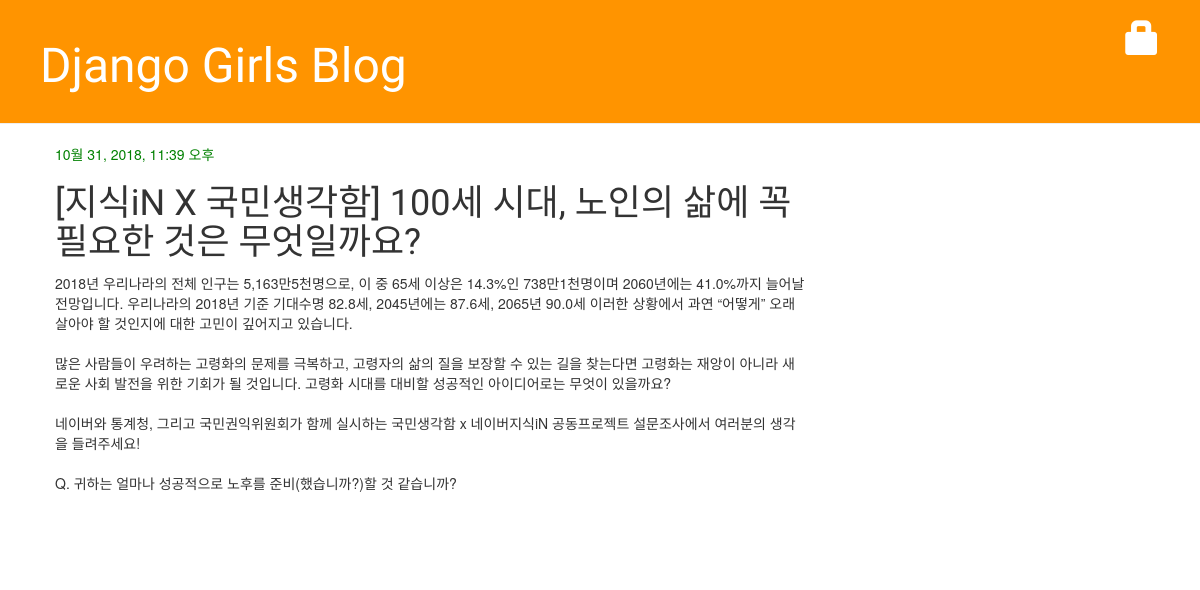
/post/1/, run on an earlier commit of the app's database.
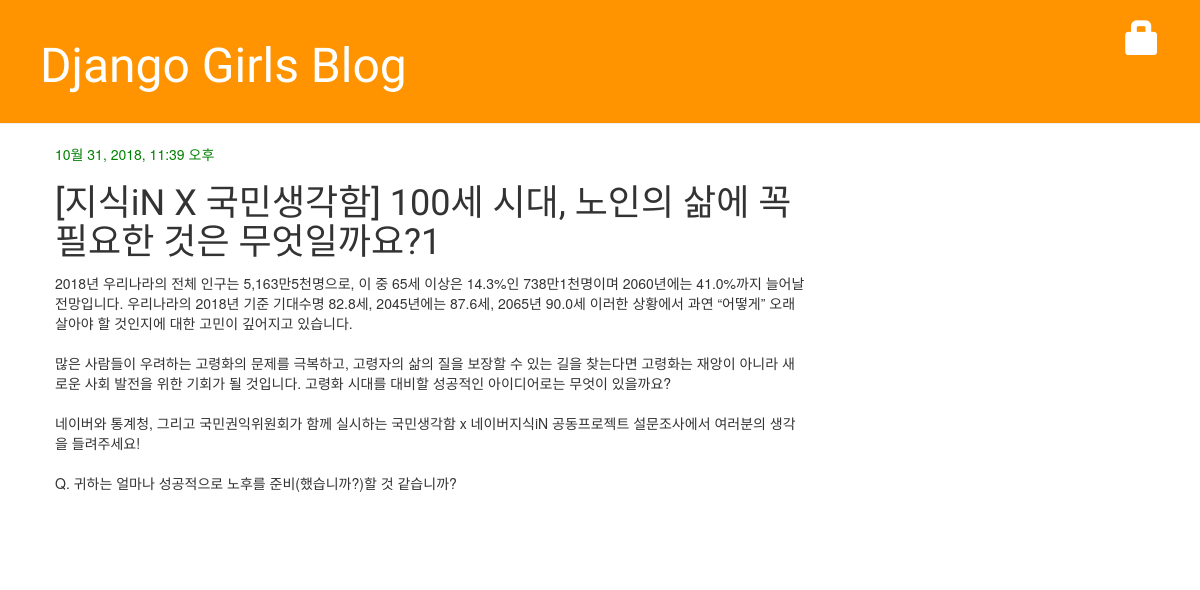
And on a later commit of the database.
### blog/models.py (models this page shows, shortened)
class Post(models.Model):
    author = models.ForeignKey('auth.User', on_delete=models.CASCADE)
    title = models.CharField(max_length=200)
    text = models.TextField()
    created_date = models.DateTimeField(
            default=timezone.now)
    published_date = models.DateTimeField(
            blank=True, null=True)

### blog/views.py (the view)
# urls.py: url(r'^post/(?P<pk>\d+)/$', views.post_detail, name='post_detail'),
def post_detail(request, pk):
    post = get_object_or_404(Post, pk=pk)
    return render(request, 'blog/post_detail.html',{
        'post':post
    })

### blog/templates/blog/post_detail.html (shortened to what this page needs)
{% extends "blog/base.html" %}
{% block content %}
    <div class="post">
        {% if post.published_date %}
            <div class="date">
                {{ post.published_date }}
            </div>
        {% else %}
            <a class="btn btn-default" href="{% url 'post_publish' pk=post.pk %}">Publish</a>
        {% endif %}
        <h1>{{ post.title }}</h1>
        <p>{{ post.text|linebreaksbr }}</p>
    </div>
{% endblock %}

What changed in the data, as far as the page shows it:
changed Post: title "[지식iN X 국민생각함] 100세 시대, 노인의 삶에 꼭 필요한 것은 무엇일까요?" → "[지식iN X 국민생각함] 100세 시대, 노인의 삶에 꼭 필요한 것은 무엇일까요?1"
